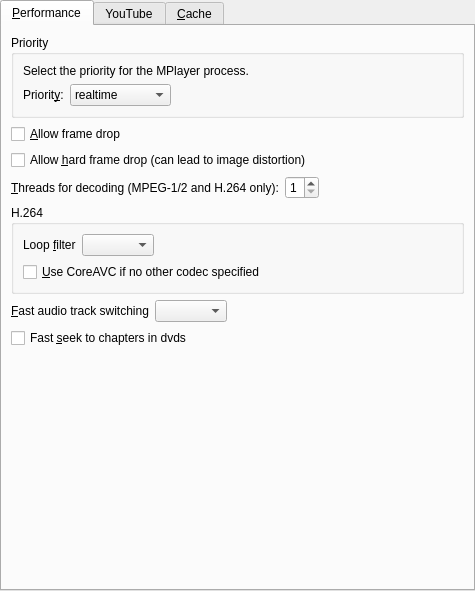
<?xml version="1.0" encoding="UTF-8"?>
<ui version="4.0">
 <class>PrefPerformance</class>
 <widget class="QWidget" name="PrefPerformance">
  <property name="geometry">
   <rect>
    <x>0</x>
    <y>0</y>
    <width>475</width>
    <height>591</height>
   </rect>
  </property>
  <layout class="QVBoxLayout">
   <property name="spacing">
    <number>6</number>
   </property>
   <property name="margin">
    <number>0</number>
   </property>
   <item>
    <widget class="QTabWidget" name="tabWidget">
     <property name="currentIndex">
      <number>0</number>
     </property>
     <widget class="QWidget" name="tab">
      <attribute name="title">
       <string>&amp;Performance</string>
      </attribute>
      <layout class="QVBoxLayout">
       <property name="spacing">
        <number>6</number>
       </property>
       <property name="margin">
        <number>9</number>
       </property>
       <item>
        <widget class="QGroupBox" name="priority_group">
         <property name="title">
          <string>Priority</string>
         </property>
         <layout class="QVBoxLayout">
          <property name="spacing">
           <number>6</number>
          </property>
          <property name="margin">
           <number>9</number>
          </property>
          <item>
           <widget class="QLabel" name="priority_intro_label">
            <property name="text">
             <string>Select the priority for the MPlayer process.</string>
            </property>
            <property name="wordWrap">
             <bool>false</bool>
            </property>
           </widget>
          </item>
          <item>
           <layout class="QHBoxLayout">
            <property name="spacing">
             <number>6</number>
            </property>
            <property name="margin">
             <number>0</number>
            </property>
            <item>
             <widget class="QLabel" name="priority_label">
              <property name="text">
               <string>Priorit&amp;y:</string>
              </property>
              <property name="wordWrap">
               <bool>false</bool>
              </property>
              <property name="buddy">
               <cstring>priority_combo</cstring>
              </property>
             </widget>
            </item>
            <item>
             <widget class="QComboBox" name="priority_combo">
              <item>
               <property name="text">
                <string>realtime</string>
               </property>
              </item>
              <item>
               <property name="text">
                <string>high</string>
               </property>
              </item>
              <item>
               <property name="text">
                <string>abovenormal</string>
               </property>
              </item>
              <item>
               <property name="text">
                <string>normal</string>
               </property>
              </item>
              <item>
               <property name="text">
                <string>belownormal</string>
               </property>
              </item>
              <item>
               <property name="text">
                <string>idle</string>
               </property>
              </item>
             </widget>
            </item>
            <item>
             <spacer>
              <property name="orientation">
               <enum>Qt::Horizontal</enum>
              </property>
              <property name="sizeType">
               <enum>QSizePolicy::Expanding</enum>
              </property>
              <property name="sizeHint" stdset="0">
               <size>
                <width>201</width>
                <height>21</height>
               </size>
              </property>
             </spacer>
            </item>
           </layout>
          </item>
         </layout>
        </widget>
       </item>
       <item>
        <widget class="QCheckBox" name="framedrop_check">
         <property name="text">
          <string>&amp;Allow frame drop</string>
         </property>
        </widget>
       </item>
       <item>
        <widget class="QCheckBox" name="hardframedrop_check">
         <property name="text">
          <string>Allow &amp;hard frame drop (can lead to image distortion)</string>
         </property>
        </widget>
       </item>
       <item>
        <layout class="QHBoxLayout">
         <property name="spacing">
          <number>6</number>
         </property>
         <property name="margin">
          <number>0</number>
         </property>
         <item>
          <widget class="QLabel" name="label_13">
           <property name="text">
            <string>&amp;Threads for decoding (MPEG-1/2 and H.264 only):</string>
           </property>
           <property name="buddy">
            <cstring>threads_spin</cstring>
           </property>
          </widget>
         </item>
         <item>
          <widget class="QSpinBox" name="threads_spin">
           <property name="minimum">
            <number>1</number>
           </property>
           <property name="maximum">
            <number>8</number>
           </property>
           <property name="value">
            <number>1</number>
           </property>
          </widget>
         </item>
         <item>
          <spacer>
           <property name="orientation">
            <enum>Qt::Horizontal</enum>
           </property>
           <property name="sizeHint" stdset="0">
            <size>
             <width>40</width>
             <height>20</height>
            </size>
           </property>
          </spacer>
         </item>
        </layout>
       </item>
       <item>
        <widget class="QGroupBox" name="groupBox">
         <property name="title">
          <string>H.264</string>
         </property>
         <layout class="QVBoxLayout">
          <property name="spacing">
           <number>6</number>
          </property>
          <property name="margin">
           <number>9</number>
          </property>
          <item>
           <layout class="QHBoxLayout">
            <item>
             <widget class="QLabel" name="label_8">
              <property name="text">
               <string>Loop &amp;filter</string>
              </property>
              <property name="buddy">
               <cstring>loopfilter_combo</cstring>
              </property>
             </widget>
            </item>
            <item>
             <widget class="QComboBox" name="loopfilter_combo"/>
            </item>
            <item>
             <spacer>
              <property name="orientation">
               <enum>Qt::Horizontal</enum>
              </property>
              <property name="sizeHint" stdset="0">
               <size>
                <width>40</width>
                <height>20</height>
               </size>
              </property>
             </spacer>
            </item>
           </layout>
          </item>
          <item>
           <widget class="QCheckBox" name="coreavc_check">
            <property name="text">
             <string>&amp;Use CoreAVC if no other codec specified</string>
            </property>
           </widget>
          </item>
         </layout>
        </widget>
       </item>
       <item>
        <layout class="QHBoxLayout">
         <property name="spacing">
          <number>6</number>
         </property>
         <property name="margin">
          <number>0</number>
         </property>
         <item>
          <widget class="QLabel" name="label">
           <property name="text">
            <string>&amp;Fast audio track switching</string>
           </property>
           <property name="buddy">
            <cstring>fast_audio_combo</cstring>
           </property>
          </widget>
         </item>
         <item>
          <widget class="TristateCombo" name="fast_audio_combo"/>
         </item>
         <item>
          <spacer>
           <property name="orientation">
            <enum>Qt::Horizontal</enum>
           </property>
           <property name="sizeHint" stdset="0">
            <size>
             <width>40</width>
             <height>20</height>
            </size>
           </property>
          </spacer>
         </item>
        </layout>
       </item>
       <item>
        <widget class="QCheckBox" name="fast_chapter_check">
         <property name="text">
          <string>Fast &amp;seek to chapters in dvds</string>
         </property>
        </widget>
       </item>
       <item>
        <spacer>
         <property name="orientation">
          <enum>Qt::Vertical</enum>
         </property>
         <property name="sizeHint" stdset="0">
          <size>
           <width>20</width>
           <height>40</height>
          </size>
         </property>
        </spacer>
       </item>
      </layout>
     </widget>
     <widget class="QWidget" name="tab_3">
      <attribute name="title">
       <string>YouTube</string>
      </attribute>
      <layout class="QVBoxLayout" name="verticalLayout">
       <property name="spacing">
        <number>10</number>
       </property>
       <item>
        <widget class="QGroupBox" name="groupBox_2">
         <property name="title">
          <string>Playback</string>
         </property>
         <layout class="QGridLayout" name="gridLayout_2">
          <property name="verticalSpacing">
           <number>10</number>
          </property>
          <item row="0" column="0" colspan="3">
           <widget class="QLabel" name="label_16">
            <property name="text">
             <string>Select the video quality for YouTube playback</string>
            </property>
           </widget>
          </item>
          <item row="1" column="0">
           <widget class="QLabel" name="label_17">
            <property name="text">
             <string>Quality:</string>
            </property>
           </widget>
          </item>
          <item row="1" column="1">
           <widget class="QComboBox" name="playQualityCombo">
            <item>
             <property name="text">
              <string>Normal (360p)</string>
             </property>
            </item>
            <item>
             <property name="text">
              <string>HD (720p)</string>
             </property>
            </item>
            <item>
             <property name="text">
              <string>Full HD (1080p)</string>
             </property>
            </item>
           </widget>
          </item>
          <item row="1" column="2">
           <spacer name="horizontalSpacer">
            <property name="orientation">
             <enum>Qt::Horizontal</enum>
            </property>
            <property name="sizeHint" stdset="0">
             <size>
              <width>278</width>
              <height>20</height>
             </size>
            </property>
           </spacer>
          </item>
         </layout>
        </widget>
       </item>
       <item>
        <widget class="QGroupBox" name="groupBox_3">
         <property name="title">
          <string>Recording</string>
         </property>
         <layout class="QGridLayout" name="gridLayout_3">
          <property name="verticalSpacing">
           <number>10</number>
          </property>
          <item row="0" column="0" colspan="3">
           <widget class="QLabel" name="label_18">
            <property name="text">
             <string>Select the video quality for YouTube recording</string>
            </property>
           </widget>
          </item>
          <item row="1" column="0">
           <widget class="QLabel" name="label_19">
            <property name="text">
             <string>Quality</string>
            </property>
           </widget>
          </item>
          <item row="1" column="1">
           <widget class="QComboBox" name="recordQualityCombo">
            <property name="sizeAdjustPolicy">
             <enum>QComboBox::AdjustToContents</enum>
            </property>
            <item>
             <property name="text">
              <string>Normal (360p)</string>
             </property>
            </item>
            <item>
             <property name="text">
              <string>HD (720p)</string>
             </property>
            </item>
            <item>
             <property name="text">
              <string>Full HD (1080p)</string>
             </property>
            </item>
           </widget>
          </item>
          <item row="1" column="2">
           <spacer name="horizontalSpacer_2">
            <property name="orientation">
             <enum>Qt::Horizontal</enum>
            </property>
            <property name="sizeHint" stdset="0">
             <size>
              <width>282</width>
              <height>20</height>
             </size>
            </property>
           </spacer>
          </item>
          <item row="2" column="0" colspan="3">
           <widget class="QLabel" name="label_20">
            <property name="text">
             <string>Select the video format for YouTube recording </string>
            </property>
           </widget>
          </item>
          <item row="3" column="0">
           <widget class="QLabel" name="label_21">
            <property name="text">
             <string>Format</string>
            </property>
           </widget>
          </item>
          <item row="3" column="1">
           <widget class="QComboBox" name="recordFormatCombo">
            <item>
             <property name="text">
              <string>MP4</string>
             </property>
            </item>
            <item>
             <property name="text">
              <string>Flv</string>
             </property>
            </item>
           </widget>
          </item>
          <item row="3" column="2">
           <spacer name="horizontalSpacer_3">
            <property name="orientation">
             <enum>Qt::Horizontal</enum>
            </property>
            <property name="sizeHint" stdset="0">
             <size>
              <width>282</width>
              <height>20</height>
             </size>
            </property>
           </spacer>
          </item>
         </layout>
        </widget>
       </item>
       <item>
        <spacer name="verticalSpacer">
         <property name="orientation">
          <enum>Qt::Vertical</enum>
         </property>
         <property name="sizeHint" stdset="0">
          <size>
           <width>20</width>
           <height>310</height>
          </size>
         </property>
        </spacer>
       </item>
      </layout>
     </widget>
     <widget class="QWidget" name="tab_2">
      <attribute name="title">
       <string>&amp;Cache</string>
      </attribute>
      <layout class="QGridLayout" name="gridLayout">
       <item row="0" column="0" colspan="4">
        <widget class="QLabel" name="textLabel1_12">
         <property name="text">
          <string>Setting a cache may improve performance on slow media</string>
         </property>
         <property name="wordWrap">
          <bool>false</bool>
         </property>
        </widget>
       </item>
       <item row="1" column="0">
        <widget class="QLabel" name="label_2">
         <property name="text">
          <string>Cache for &amp;local files:</string>
         </property>
         <property name="buddy">
          <cstring>cache_files_spin</cstring>
         </property>
        </widget>
       </item>
       <item row="1" column="1">
        <widget class="QSpinBox" name="cache_files_spin">
         <property name="maximum">
          <number>100000</number>
         </property>
        </widget>
       </item>
       <item row="1" column="2">
        <widget class="QLabel" name="label_3">
         <property name="text">
          <string>KB</string>
         </property>
        </widget>
       </item>
       <item row="1" column="3">
        <spacer>
         <property name="orientation">
          <enum>Qt::Horizontal</enum>
         </property>
         <property name="sizeHint" stdset="0">
          <size>
           <width>211</width>
           <height>20</height>
          </size>
         </property>
        </spacer>
       </item>
       <item row="2" column="0">
        <widget class="QLabel" name="label_4">
         <property name="text">
          <string>Cache for Youtube:</string>
         </property>
         <property name="buddy">
          <cstring>cache_streams_spin</cstring>
         </property>
        </widget>
       </item>
       <item row="2" column="1">
        <widget class="QSpinBox" name="cache_streams_spin">
         <property name="maximum">
          <number>100000</number>
         </property>
        </widget>
       </item>
       <item row="2" column="2">
        <widget class="QLabel" name="label_5">
         <property name="text">
          <string>KB</string>
         </property>
        </widget>
       </item>
       <item row="2" column="3">
        <spacer>
         <property name="orientation">
          <enum>Qt::Horizontal</enum>
         </property>
         <property name="sizeHint" stdset="0">
          <size>
           <width>211</width>
           <height>27</height>
          </size>
         </property>
        </spacer>
       </item>
       <item row="3" column="0">
        <widget class="QLabel" name="label_31">
         <property name="text">
          <string>Cache for &amp;other streams:</string>
         </property>
         <property name="buddy">
          <cstring>cache_streams_spin</cstring>
         </property>
        </widget>
       </item>
       <item row="3" column="1">
        <widget class="QSpinBox" name="cache_other_streams_spin">
         <property name="maximum">
          <number>100000</number>
         </property>
        </widget>
       </item>
       <item row="3" column="2">
        <widget class="QLabel" name="label_32">
         <property name="text">
          <string>KB</string>
         </property>
        </widget>
       </item>
       <item row="3" column="3">
        <spacer name="spacer_8">
         <property name="orientation">
          <enum>Qt::Horizontal</enum>
         </property>
         <property name="sizeHint" stdset="0">
          <size>
           <width>232</width>
           <height>27</height>
          </size>
         </property>
        </spacer>
       </item>
       <item row="4" column="0">
        <widget class="QLabel" name="label_6">
         <property name="text">
          <string>Cache for &amp;DVDs:</string>
         </property>
         <property name="buddy">
          <cstring>cache_dvds_spin</cstring>
         </property>
        </widget>
       </item>
       <item row="4" column="1">
        <widget class="QSpinBox" name="cache_dvds_spin">
         <property name="maximum">
          <number>100000</number>
         </property>
        </widget>
       </item>
       <item row="4" column="2">
        <widget class="QLabel" name="label_7">
         <property name="text">
          <string>KB</string>
         </property>
        </widget>
       </item>
       <item row="4" column="3">
        <spacer>
         <property name="orientation">
          <enum>Qt::Horizontal</enum>
         </property>
         <property name="sizeHint" stdset="0">
          <size>
           <width>211</width>
           <height>27</height>
          </size>
         </property>
        </spacer>
       </item>
       <item row="5" column="0">
        <widget class="QLabel" name="label_9">
         <property name="text">
          <string>Cache for &amp;audio CDs:</string>
         </property>
         <property name="buddy">
          <cstring>cache_cds_spin</cstring>
         </property>
        </widget>
       </item>
       <item row="5" column="1">
        <widget class="QSpinBox" name="cache_cds_spin">
         <property name="maximum">
          <number>100000</number>
         </property>
        </widget>
       </item>
       <item row="5" column="2">
        <widget class="QLabel" name="label_10">
         <property name="text">
          <string>KB</string>
         </property>
        </widget>
       </item>
       <item row="5" column="3">
        <spacer>
         <property name="orientation">
          <enum>Qt::Horizontal</enum>
         </property>
         <property name="sizeHint" stdset="0">
          <size>
           <width>221</width>
           <height>27</height>
          </size>
         </property>
        </spacer>
       </item>
       <item row="6" column="0">
        <widget class="QLabel" name="label_12">
         <property name="text">
          <string>Cache for &amp;VCDs:</string>
         </property>
         <property name="buddy">
          <cstring>cache_vcds_spin</cstring>
         </property>
        </widget>
       </item>
       <item row="6" column="1">
        <widget class="QSpinBox" name="cache_vcds_spin">
         <property name="maximum">
          <number>100000</number>
         </property>
        </widget>
       </item>
       <item row="6" column="2">
        <widget class="QLabel" name="label_11">
         <property name="text">
          <string>KB</string>
         </property>
        </widget>
       </item>
       <item row="6" column="3">
        <spacer>
         <property name="orientation">
          <enum>Qt::Horizontal</enum>
         </property>
         <property name="sizeHint" stdset="0">
          <size>
           <width>201</width>
           <height>27</height>
          </size>
         </property>
        </spacer>
       </item>
       <item row="7" column="0">
        <widget class="QLabel" name="label_14">
         <property name="text">
          <string>Cache for &amp;TV:</string>
         </property>
         <property name="buddy">
          <cstring>cache_tv_spin</cstring>
         </property>
        </widget>
       </item>
       <item row="7" column="1">
        <widget class="QSpinBox" name="cache_tv_spin">
         <property name="maximum">
          <number>100000</number>
         </property>
        </widget>
       </item>
       <item row="7" column="2">
        <widget class="QLabel" name="label_15">
         <property name="text">
          <string>KB</string>
         </property>
        </widget>
       </item>
       <item row="7" column="3">
        <spacer>
         <property name="orientation">
          <enum>Qt::Horizontal</enum>
         </property>
         <property name="sizeHint" stdset="0">
          <size>
           <width>231</width>
           <height>27</height>
          </size>
         </property>
        </spacer>
       </item>
       <item row="8" column="2">
        <spacer>
         <property name="orientation">
          <enum>Qt::Vertical</enum>
         </property>
         <property name="sizeHint" stdset="0">
          <size>
           <width>20</width>
           <height>201</height>
          </size>
         </property>
        </spacer>
       </item>
      </layout>
     </widget>
    </widget>
   </item>
  </layout>
 </widget>
 <customwidgets>
  <customwidget>
   <class>TristateCombo</class>
   <extends>QComboBox</extends>
   <header>tristatecombo.h</header>
  </customwidget>
 </customwidgets>
 <tabstops>
  <tabstop>priority_combo</tabstop>
  <tabstop>framedrop_check</tabstop>
  <tabstop>hardframedrop_check</tabstop>
  <tabstop>threads_spin</tabstop>
  <tabstop>loopfilter_combo</tabstop>
  <tabstop>coreavc_check</tabstop>
  <tabstop>fast_audio_combo</tabstop>
  <tabstop>fast_chapter_check</tabstop>
  <tabstop>cache_files_spin</tabstop>
  <tabstop>cache_streams_spin</tabstop>
  <tabstop>cache_dvds_spin</tabstop>
  <tabstop>cache_cds_spin</tabstop>
  <tabstop>cache_vcds_spin</tabstop>
  <tabstop>cache_tv_spin</tabstop>
 </tabstops>
 <resources/>
 <connections/>
</ui>
